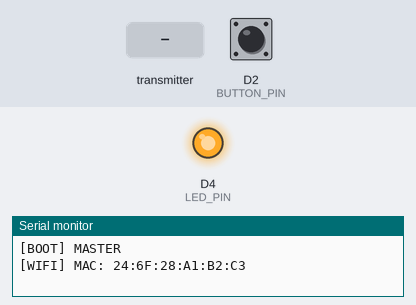
Bench run of a sketch on a simulated ESP8266 (NodeMCU). On the bench: output pins drawn as LEDs (lit = HIGH), the last lines printed to the serial monitor. Inputs (shaded band) come from the test bench; at power-on: D2 (BUTTON_PIN) HIGH.

Above: at 1.2 s.
1.3 s: the transmitter starts sending relayState = 0
At 1.55 s:
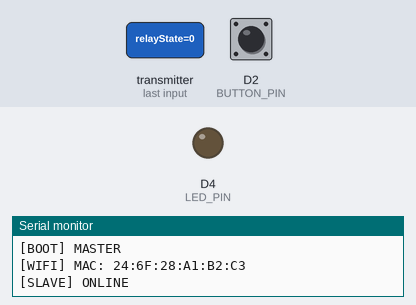
4.3 s: the transmitter starts sending seq = 128
At 5.0 s:
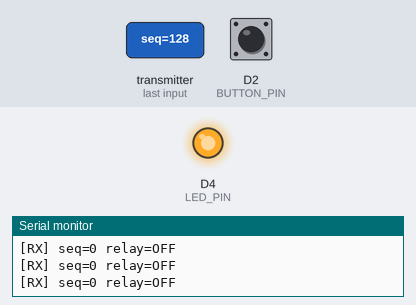
7.3 s: D2 (BUTTON_PIN) pulled LOW for 3.2 s
Timing chart, 0 to 16.7 s (numbered marks = the images above; inputs shaded):
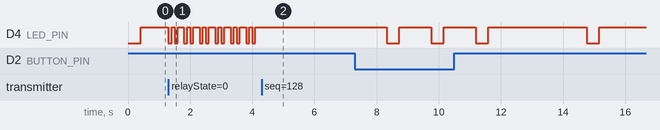

Measured:
- after the input at 1.3 s, D4 (LED_PIN): HIGH → LOW at once, then repeats every 0.50 s: HIGH 0.10 s, LOW 0.10 s, HIGH 0.20 s, LOW 0.10 s
- after the input at 4.3 s, D4 (LED_PIN): stops changing and stays HIGH

The sketch:

Push_Button_Master.ino
```cpp
#include <ESP8266WiFi.h>
#include <espnow.h>

/* ================= DEBUG CONTROL ================= */
#define DEBUG_ENABLE 1
#if DEBUG_ENABLE
#define DBG_BEGIN() Serial.begin(74880)
#define DBG_PRINT(x) Serial.print(x)
#define DBG_PRINTLN(x) Serial.println(x)
#else
#define DBG_BEGIN()
#define DBG_PRINT(x)
#define DBG_PRINTLN(x)
#endif
/* ================================================= */

#define BUTTON_PIN D2
#define LED_PIN D4 // active LOW

// A8:48:FA:C0:A1:FB <- Slave Mac
// 44:17:93:15:F0:CA <- Master Mac

uint8_t relayMAC[] = {0xA8, 0x48, 0xFA, 0xC0, 0xA1, 0xFB};

/* ================= PROTOCOL ================= */
struct Message
{
  bool relayState;
  bool sync;
  uint8_t seq;
};

Message msg;

volatile bool rxFlag = false;
volatile bool txFlag = false;
volatile bool slaveOnline = false;
volatile bool lastSlaveOnline = false;
volatile bool syncRxFlag = false;

/* ================= HEALTH ================= */
unsigned long lastRxTime = 0;
const unsigned long HEALTH_INTERVAL = 5000;
const unsigned long OFFLINE_TIMEOUT = 15000; // 3× interval
unsigned long lastSlaveRx = 0;

/* ================= LED ================= */
void blinkReceive()
{
  for (int i = 0; i < 2; i++)
  {
    digitalWrite(LED_PIN, LOW);
    delay(100);
    digitalWrite(LED_PIN, HIGH);
    delay(100);
  }
}
void blinkSend()
{
  digitalWrite(LED_PIN, LOW);
  delay(400);
  digitalWrite(LED_PIN, HIGH);
}

/* ================= CALLBACKS ================= */
void onReceive(uint8_t *, uint8_t *data, uint8_t len)
{
  if (len == sizeof(Message))
  {
    Message incoming;
    memcpy(&incoming, data, sizeof(Message));

    // ignore stale packets
    if (!incoming.sync && (int8_t)(incoming.seq - msg.seq) < 0)
    {
      return;
    }

    if (incoming.sync)
    {
      syncRxFlag = true;
    }

    msg.relayState = incoming.relayState;
    msg.seq = incoming.seq;

    lastRxTime = millis();
    rxFlag = true;
    lastSlaveRx = millis();
    slaveOnline = true;
  }
}

void onSend(uint8_t *, uint8_t)
{
  txFlag = true;
}

/* ================= SEND ================= */
void sendPacket(bool sync = false)
{
  msg.sync = sync;

  if (!msg.sync)
  {
    msg.seq++;
  }
  esp_now_send(relayMAC, (uint8_t *)&msg, sizeof(Message));
}

/* ================= SETUP ================= */
void setup()
{
  DBG_BEGIN();
  DBG_PRINTLN("\n[BOOT] MASTER");

  pinMode(BUTTON_PIN, INPUT_PULLUP);
  pinMode(LED_PIN, OUTPUT);
  digitalWrite(LED_PIN, HIGH);

  WiFi.mode(WIFI_STA);
  DBG_PRINT("[WIFI] MAC: ");
  DBG_PRINTLN(WiFi.macAddress());

  esp_now_init();
  esp_now_set_self_role(ESP_NOW_ROLE_CONTROLLER);
  esp_now_add_peer(relayMAC, ESP_NOW_ROLE_SLAVE, 1, NULL, 0);
  esp_now_register_recv_cb(onReceive);
  esp_now_register_send_cb(onSend);

  // Initial sync
  msg.seq = 0;
  msg.relayState = false;
  sendPacket(true);
}

/* ================= LOOP ================= */
void loop()
{

  // ----- SLAVE ONLINE CHECK -----
  if (slaveOnline && (millis() - lastSlaveRx > OFFLINE_TIMEOUT))
  {
    slaveOnline = false;
  }

  // ----- PRINT STATUS ONLY ON CHANGE -----
  if (slaveOnline != lastSlaveOnline)
  {
    lastSlaveOnline = slaveOnline;
    DBG_PRINTLN(slaveOnline ? "[SLAVE] ONLINE" : "[SLAVE] OFFLINE");
  }

  if (rxFlag)
  {
    rxFlag = false;
    blinkReceive();

    DBG_PRINT("[RX] seq=");
    DBG_PRINT(msg.seq);
    DBG_PRINT(" relay=");
    DBG_PRINTLN(msg.relayState ? "ON" : "OFF");
  }

  if (txFlag)
  {
    txFlag = false;
    blinkSend();
  }

  // Button (unchanged, as requested)
  if (digitalRead(BUTTON_PIN) == LOW)
  {
    delay(30);

    // Step 1: request sync
    syncRxFlag = false;
    DBG_PRINTLN("[BTN] Sync before toggle");
    sendPacket(true);
    unsigned long waitStart = millis();
    while (!syncRxFlag && millis() - waitStart < 1000)
    {
      yield();
    }

    if (!syncRxFlag)
    {
      DBG_PRINTLN("[BTN] Sync failed");
    }
    else
    {
      syncRxFlag = false;

      // Step 2: toggle
      msg.relayState = !msg.relayState;
      DBG_PRINTLN("[BTN] Toggle send");
      sendPacket(false);
      while (digitalRead(BUTTON_PIN) == LOW)
      {
        yield();
      }
    }
  }

  // Health check (MASTER ONLY)
  if (millis() - lastRxTime > HEALTH_INTERVAL)
  {
    DBG_PRINTLN("[HEALTH] Resync");
    sendPacket(true);
    lastRxTime = millis();
  }
}
```
